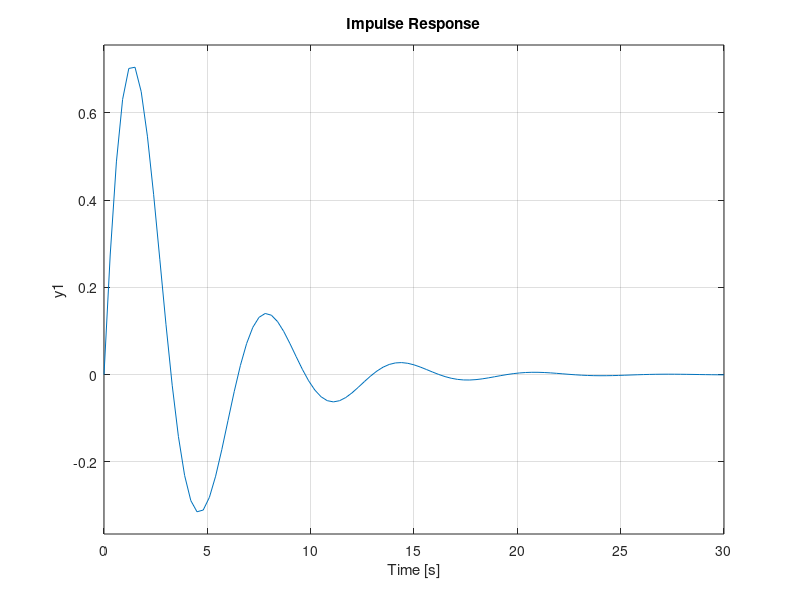
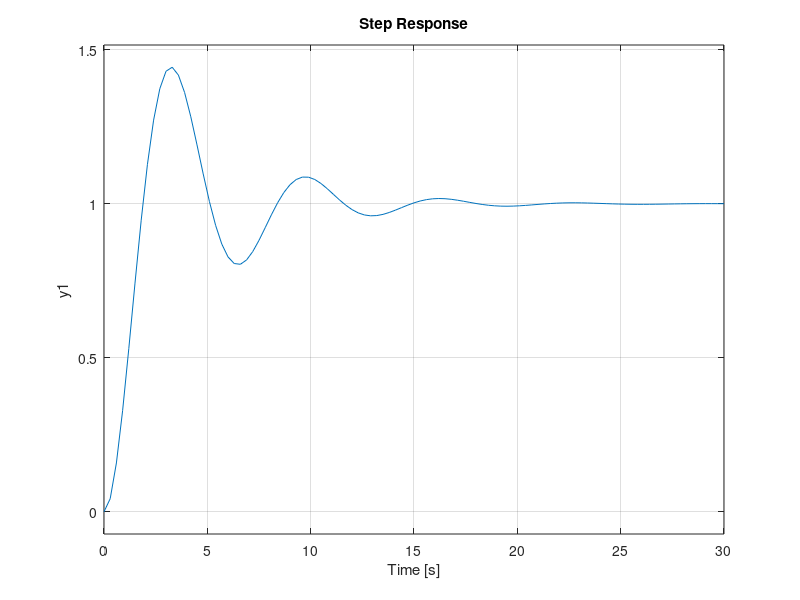
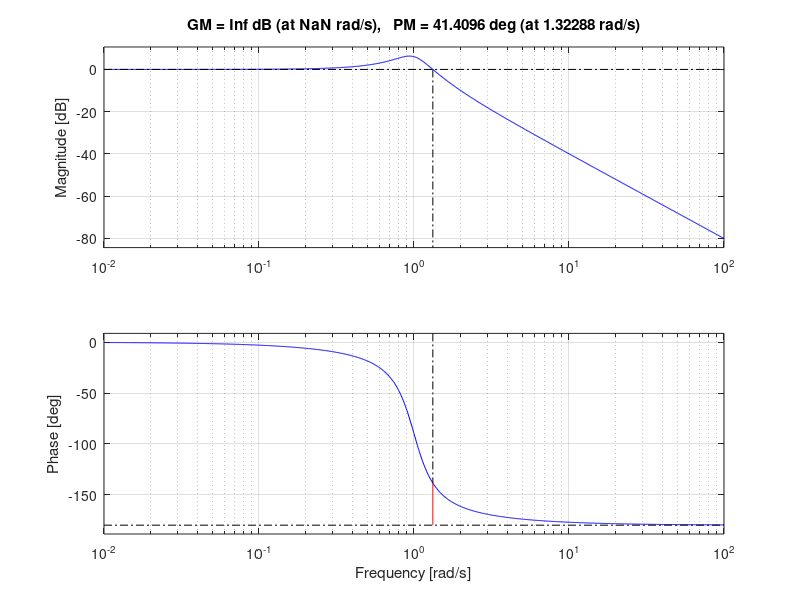
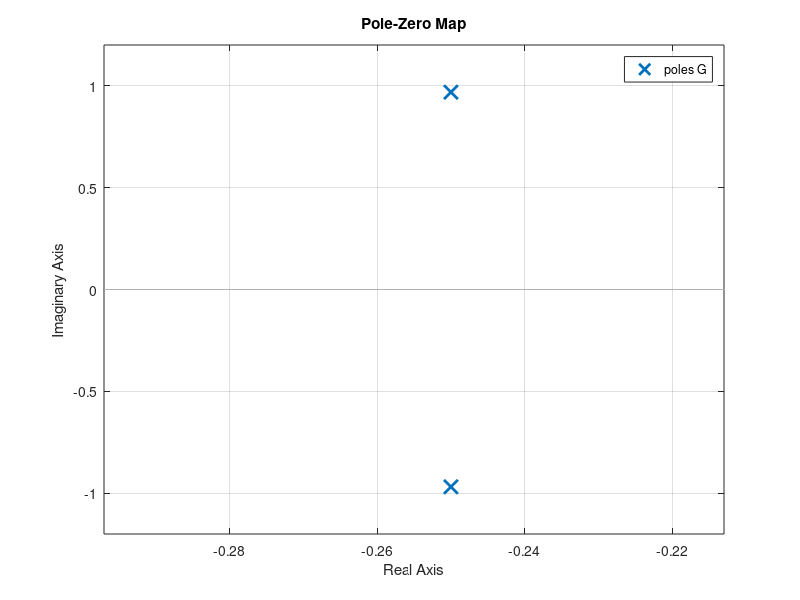

Recreate these plots in MATLAB, in order. (Note: this script raises an error after producing the figures.)
%% CEFAS SID : Golam Gause Jaman 

%%%%%%%%%%%%%%%%%%%%%%%%%%%%%%%%%%%%%
%            CEFAS SID              %
%%%%%%%%%%%%%%%%%%%%%%%%%%%%%%%%%%%%%

clc; clear all; close all;
%% Test plant

N=[1];
D=[1, 0.5, 1];
Ts=1; % Sampling rate in sec.
Tf=100;
t=[0:Ts:Tf];
u=[1,zeros(1,length(t)-1)]';
%%
% *Continuous domain*
%%
G=tf(N,D) % Dummy Plant
Gss=ss(G) % State-Space of the plant
EIG=eig(G)
% Impulse response
figure(1);
impulse(G);
grid on;
% Step response
figure(2);
step(G);
grid on;
% Margin (Bode)
figure(3);
margin(G);
grid on;
% PZ-map
figure(4);
pzmap(G);
grid on;
% Nyquist plot
figure(5);
nyquist(G);
grid on;


%%
% *Discrete domain*
%%
G_d=c2d(G, Ts)
Gss_d=c2d(Gss, Ts)
X0=[0,0]'; % Initial condition
y=lsim(Gss,u,t,X0,'foh');
figure(6);
plot(t',y,'k');
xlabel('time (s)');
ylabel('Response');
title('Ground truth');
grid on;

noise=0.02*randn(size(y));
y_=y+noise;
figure(7)
plot(t',y_,'r');
xlabel('time (s)');
ylabel('Response');
title('Ground truth - added noise');
grid on;

u_=[ones(1,10),zeros(1,10),round(rand(1,length(t)-20))]';
y_=(0.02*randn(size(t)))'+lsim(Gss,u_,t,X0,'foh');
y2=lsim(Gss,u_,t,X0,'foh');

figure(8)
plot(t',y_,'g');
xlabel('time (s)');
ylabel('Response');
title('Dummy Experiment Data');
grid on;

figure(9)
plot(t',u_,'m','linewidth',2);
xlabel('time (s)');
ylabel('Input');
title('Dummy Experiment Data');
grid on;

%% SID Construction
%%
Fs=1/Ts;
L=length(t);
Freq=(Fs/L)*(0:L-1);

Y_=fft(y_);
figure(10)
plot(Freq, abs(Y_), 'k', 'linewidth', 2);
xlabel('Hz');
ylabel('|fft(y)|');
title('FFT of y')
grid on;


U_=fft(u_);
figure(11)
plot(Freq, abs(U_), 'b', 'linewidth', 2);
xlabel('Hz');
ylabel('|fft(u)|');
title('FFT of u')
grid on;

data_=iddata(y_,u_,Ts);
data=iddata(y2,u_,Ts);
nx=[1:10];
sys_d=n4sid(data_, nx)
sys=d2c(sys_d)
[num,den]=ss2tf(sys.A, sys.B, sys.C, sys.D);
model0=tf(num,den)

figure(12)
compare(data_,sys_d)
poles_=length(eig(model0));
model1=tfest(data_, poles_)

%%
% Apply SID GUI to find best model and apply in simulink defining the
% PID/LQG/RL controller.

systemIdentification